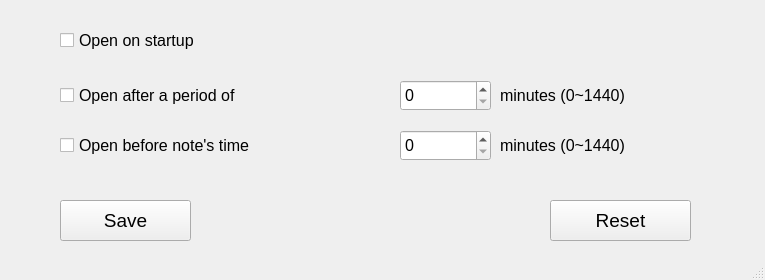
<?xml version="1.0" encoding="UTF-8"?>
<ui version="4.0">
 <class>MainWindow</class>
 <widget class="QMainWindow" name="MainWindow">
  <property name="geometry">
   <rect>
    <x>0</x>
    <y>0</y>
    <width>765</width>
    <height>280</height>
   </rect>
  </property>
  <property name="maximumSize">
   <size>
    <width>765</width>
    <height>280</height>
   </size>
  </property>
  <property name="font">
   <font>
    <pointsize>12</pointsize>
   </font>
  </property>
  <property name="windowTitle">
   <string>MainWindow</string>
  </property>
  <widget class="QWidget" name="centralwidget">
   <widget class="QSpinBox" name="afterPeriodSpin">
    <property name="geometry">
     <rect>
      <x>400</x>
      <y>80</y>
      <width>91</width>
      <height>31</height>
     </rect>
    </property>
    <property name="font">
     <font>
      <pointsize>12</pointsize>
     </font>
    </property>
    <property name="maximum">
     <number>1440</number>
    </property>
   </widget>
   <widget class="QCheckBox" name="startUp">
    <property name="geometry">
     <rect>
      <x>60</x>
      <y>20</y>
      <width>471</width>
      <height>41</height>
     </rect>
    </property>
    <property name="font">
     <font>
      <pointsize>12</pointsize>
     </font>
    </property>
    <property name="text">
     <string>Open on startup</string>
    </property>
   </widget>
   <widget class="QCheckBox" name="afterPeriod">
    <property name="geometry">
     <rect>
      <x>60</x>
      <y>80</y>
      <width>311</width>
      <height>31</height>
     </rect>
    </property>
    <property name="font">
     <font>
      <pointsize>12</pointsize>
     </font>
    </property>
    <property name="text">
     <string>Open after a period of</string>
    </property>
   </widget>
   <widget class="QLabel" name="label">
    <property name="geometry">
     <rect>
      <x>500</x>
      <y>80</y>
      <width>241</width>
      <height>31</height>
     </rect>
    </property>
    <property name="font">
     <font>
      <pointsize>12</pointsize>
     </font>
    </property>
    <property name="text">
     <string>minutes (0~1440)</string>
    </property>
   </widget>
   <widget class="QCheckBox" name="beforeNoteTime">
    <property name="geometry">
     <rect>
      <x>60</x>
      <y>130</y>
      <width>471</width>
      <height>31</height>
     </rect>
    </property>
    <property name="font">
     <font>
      <pointsize>12</pointsize>
     </font>
    </property>
    <property name="text">
     <string>Open before note's time</string>
    </property>
   </widget>
   <widget class="QSpinBox" name="beforeNoteTimeSpin">
    <property name="geometry">
     <rect>
      <x>400</x>
      <y>130</y>
      <width>91</width>
      <height>31</height>
     </rect>
    </property>
    <property name="font">
     <font>
      <pointsize>12</pointsize>
     </font>
    </property>
    <property name="maximum">
     <number>1440</number>
    </property>
   </widget>
   <widget class="QLabel" name="label_2">
    <property name="geometry">
     <rect>
      <x>500</x>
      <y>130</y>
      <width>251</width>
      <height>31</height>
     </rect>
    </property>
    <property name="font">
     <font>
      <pointsize>12</pointsize>
     </font>
    </property>
    <property name="text">
     <string>minutes (0~1440)</string>
    </property>
   </widget>
   <widget class="QPushButton" name="saveButton">
    <property name="geometry">
     <rect>
      <x>60</x>
      <y>200</y>
      <width>131</width>
      <height>41</height>
     </rect>
    </property>
    <property name="font">
     <font>
      <pointsize>14</pointsize>
     </font>
    </property>
    <property name="text">
     <string>Save</string>
    </property>
   </widget>
   <widget class="QPushButton" name="resetDefaultButton">
    <property name="geometry">
     <rect>
      <x>550</x>
      <y>200</y>
      <width>141</width>
      <height>41</height>
     </rect>
    </property>
    <property name="font">
     <font>
      <pointsize>14</pointsize>
     </font>
    </property>
    <property name="text">
     <string>Reset</string>
    </property>
   </widget>
  </widget>
  <widget class="QMenuBar" name="menubar">
   <property name="geometry">
    <rect>
     <x>0</x>
     <y>0</y>
     <width>765</width>
     <height>18</height>
    </rect>
   </property>
  </widget>
  <widget class="QStatusBar" name="statusbar"/>
 </widget>
 <resources/>
 <connections/>
</ui>
